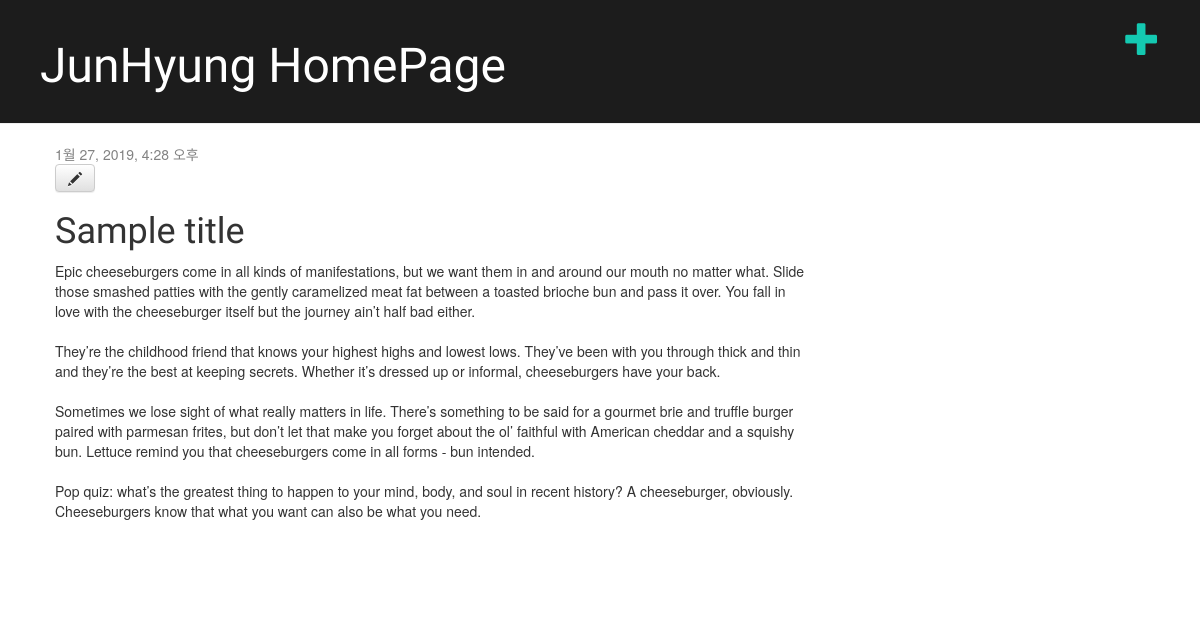
Before: /post/2/ with the older database file.
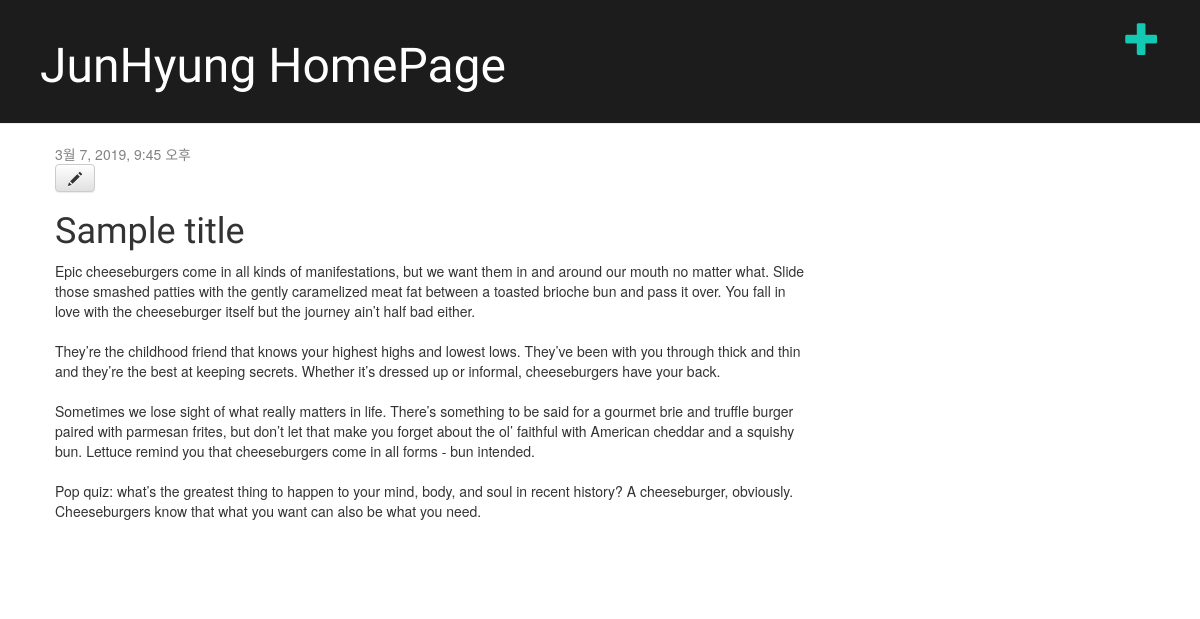
After: the same page with the newer database file.
### blog/models.py (models this page shows, shortened)
class Post(models.Model):
    author = models.ForeignKey('auth.User', on_delete=models.CASCADE)
    title = models.CharField(max_length=200)
    text = models.TextField()
    created_date = models.DateTimeField(
            default=timezone.now)
    published_date = models.DateTimeField(
            blank=True, null=True)

### blog/views.py (the view)
# urls.py: path('post/<int:pk>/', views.post_detail, name='post_detail'),
def post_detail(request, pk):
    fetched_posts = get_object_or_404(Post, pk=pk)
    return render(request, 'blog/post_detail.html', {'post': fetched_posts})

### blog/templates/blog/post_detail.html
{% extends 'blog/base.html' %}
{% block content %}
    <div class="post">
        {% if post.published_date %}
            <div class="date">
                {{ post.published_date }}
            </div>
        {% endif %}
        <a class="btn btn-default" href="{% url 'post_edit' pk=post.pk %}"><span class="glyphicon glyphicon-pencil"></span></a>
        <h1>{{ post.title }}</h1>
        <p>{{ post.text|linebreaksbr }}</p>
    </div>
{% endblock %}

Changed rows visible on the page:
changed Post "Sample title": published_date "1월 27, 2019, 4:28 오후" → "3월 7, 2019, 9:45 오후"
